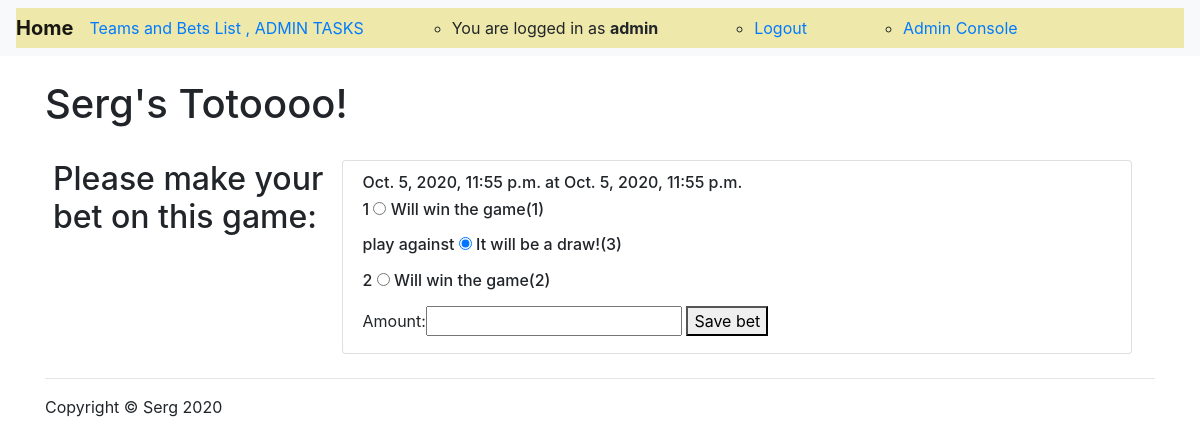
Page /game/1/ (signed in) on the committed database.
### sergtoto/models.py (models this page shows, shortened)
class MyUser(AbstractBaseUser):
    username = models.CharField(verbose_name='username', max_length=100, unique=True, )
    email = models.EmailField()
    is_active = models.BooleanField(default=True)
    is_admin = models.BooleanField(default=False)
    is_employee = models.BooleanField(default=False)
    objects = MyUserManager()
    USERNAME_FIELD = 'username'
    REQUIRED_FIELDS = ['email']

class Game(models.Model):
    contest = models.ForeignKey(Contest, on_delete=models.CASCADE)
    team_a = models.ForeignKey(Team, related_name='name_a', on_delete=models.CASCADE)
    team_b = models.ForeignKey(Team, related_name='name_b', on_delete=models.CASCADE)
    score_team_a = models.IntegerField(default=0)
    score_team_b = models.IntegerField(default=0)
    game_is_started = models.BooleanField(default=False)
    game_is_played = models.BooleanField(default=False)
    slug = models.SlugField(max_length=32, unique=True, editable=True)
    game_date_time = models.DateTimeField(default=timezone.now(), blank=False)

class Contest(models.Model):
    contest_start_date = models.DateTimeField(blank=True)
    contest_started = models.BooleanField(default=False)
    contest_completed = models.BooleanField(default=False)
    slug = models.SlugField(max_length=32, unique=True, editable=True)
    game_length = models.IntegerField(default=10)
    pause_length = models.IntegerField(default=5)
    max_teams = models.IntegerField(default=20)
    games_sheduled = models.BooleanField(default=False)

class Team(models.Model):
    name = models.CharField(verbose_name='team_name', max_length=30, unique=True, )
    description = models.TextField()
    added_by = models.ForeignKey(MyUser, on_delete=models.CASCADE)
    slug = models.SlugField(blank=True)
    selected_for_contest = models.BooleanField(default=False, blank=True)
    def __str__(self):
        return self.name

### sergtoto/views.py (the view)
# urls.py: path('game/<int:pk>/', game_view, name='game'),
def game_view(request, pk):
    if request.method == 'POST':
        game = Game.objects.get(pk=pk)
        form = AddNewBetForm(request.POST)
        checked_radiobuttons = request.POST.getlist('checks[]')
        winner = checked_radiobuttons[0]
        form.instance.user = request.user
        form.instance.game = game
        if winner == '1':
            form.instance.team_a_win = True
        elif winner == '2':
            form.instance.team_b_win = True
        elif winner == '3':
            form.instance.draw = True
        if form.is_valid():
            form.save()
        return redirect('my_bets_history')
    else:
        game = Game.objects.get(pk=pk)
        form = AddNewBetForm()
        contests = Contest.objects.all
        games = Game.objects.filter(pk=game.pk)
        checked_radiobuttons = request.POST.getlist('checks')
        context = {
            'form': form,
            'contests': contests,
            'games': games,
            'checked_radiobuttons': checked_radiobuttons,
        }
        return render(request, 'game_bet.html', context)

### sergtoto/forms.py
class AddNewBetForm(forms.ModelForm):
    class Meta:
        model = Bet
        fields = ('amount',)
    def __init__(self, *args, **kwargs):
        super(AddNewBetForm, self).__init__(*args, **kwargs)

### sergtoto/templates/game_bet.html (shortened to what this page needs)
{% extends 'base.html' %}
{% load static %}
{% load crispy_forms_tags %}
{% block content %}
    {% if user.is_authenticated %}
        <h1 class="my-4">Serg's Totoooo!</h1>
        <div class="container d-flex p-2">
            <h2>Please make your bet on this game:</h2>
            <div class="col-lg-9">
                {% for game in  games %}
                    <div class="list-group-item">
                        <div class="list-group-horizontal">
                            <h6>{{ game.contest.contest_start_date }} at {{ game.game_date_time }}</h6>
                            <form method="post" enctype="multipart/form-data">
                                <h6>{{ game.team_a }}
                                    <input type="radio" id="1" name="checks[]" value="1"/>
                                    <label for="radio-one">Will win the game(1)</label></h6>
                                <h6>play against
                                    <input type="radio" id="3" name="checks[]" value="3" checked/>
                                    <label for="radio-three">It will be a draw!(3)</label></h6>
                                <h6>{{ game.team_b }}
                                    <input type="radio" id="2" name="checks[]" value="2"/>
                                    <label for="radio-two">Will win the game(2)</label></h6>
                                <td>
                                    <form action="{% url 'game' game.pk %}" method="post">
                                        {{ form }}
                                        <button type="submit" value="Vote">Save bet
                                        </button>
                                    </form>
                                </td>
                        </div>
                    </div>
                {% endfor %}
            </div>
        </div>
    {% endif %}
{% endblock content %}

### sergtoto/templates/base.html (shortened to what this page needs)
{% load static %}
<!DOCTYPE html>
<html lang="en">
<head>
    <link rel="stylesheet" href="https://stackpath.bootstrapcdn.com/bootstrap/4.2.1/css/bootstrap.min.css"
>
    <link href="https://stackpath.bootstrapcdn.com/font-awesome/4.7.0/css/font-awesome.min.css" rel="stylesheet"
>
    <link rel="stylesheet"
          href="https://cdnjs.cloudflare.com/ajax/libs/tempusdominus-bootstrap-4/5.1.2/css/tempusdominus-bootstrap-4.min.css"
/>
</head>
<body>
<nav class="navbar navbar-expand-lg navbar-light bg-light">
    <div class="collapse navbar-collapse" style="background-color:palegoldenrod;">
        <div class="navbar-header">
            <a class="navbar-brand" href="/"><strong>Home</strong></a>
        </div>
        {% if user.is_authenticated %}
            <div class="caret collapse navbar-collapse">
            <ul class="nav navbar-nav">
                <li>
                    <div class="dropdown">
                        <a href="#" data-toggle="dropdown" role="button">
                            Teams and Bets List
                            {% if user.is_admin %}
                                , ADMIN TASKS
                            {% endif %}
                        </a>
                    </div>
                </li>
                <ul class="form-inline my-2 my-lg-0 m-auto">
                    <li class="ml-xl-5 mr-xl-5"><a>You are logged in as <strong> {{ user.username }}</strong></a></li>
                    <li class="ml-xl-5 mr-xl-5"><a href="{% url 'logout' %}">Logout</a></li>
                    {% if user.is_admin %}
                        <li class="ml-xl-5"><a href="{% url 'admin:index' %}">Admin Console</a></li>
                    {% endif %}
                </ul>
            </ul>
        {% endif %}
        </div>
    </div>
</nav>
<div class="container">
    {% block content %}
    {% endblock content %}
</div>
<div class="container">
    <hr>
    <footer>
        <div class="row">
            <div class="col-lg-12">
                <p>Copyright &copy; Serg 2020</p>
            </div>
        </div>
    </footer>
</div>
</body>
</html>

### rows in the picture
MyUser: username "admin"
Game: contest.contest_start_date "Oct. 5, 2020, 11:55 p.m.", game_date_time "Oct. 5, 2020, 11:55 p.m.", team_a "1", team_b "2"
